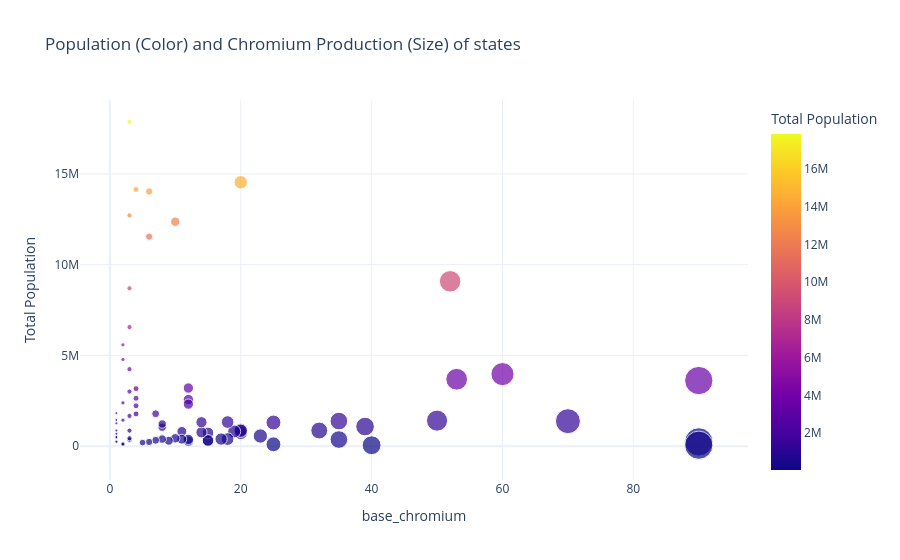

Write notebook code for a chart like this one.
### Code cell
query_top_chromium_states = """
SELECT 
    s.state_name,
    c.country_name AS owner_country,
    s.population,
    s.base_chromium 
FROM fact_state_1_14_5 s
JOIN dim_country c ON s.owner_tag = c.country_tag
WHERE s.base_chromium > 0
ORDER BY s.base_chromium DESC;
"""

df_state_chromium = pd.read_sql(query_top_chromium_states, engine)
fig_bubble = px.scatter(
    df_state_chromium.head(969),
    x="base_chromium",
    y="population",
    size="base_chromium",
    color="population",
    hover_name="state_name",
    hover_data={"owner_country": True, "base_chromium": True, "population": True},
    title="Population (Color) and Chromium Production (Size) of states",
    labels={
        "owner_country": "Owner Country",
        "base_tungsten": "Total Chromium Production",
        "population": "Total Population"
    },
    template="plotly_white"
)
fig_bubble.show()

### Figure 1 — Plotly figure (JSON) as saved in the notebook; plotly's stock layout.template omitted (floating-point values rounded to 4 significant figures)
{"data": [{"customdata": [["Cuba"], ["United Kingdom"], ["France"], ["Yugoslavia"], ["South Africa"], ["South Africa"], ["Japan"], ["Turkey"], ["Soviet Union"], ["Turkey"], ["United Kingdom"], ["Turkey"], ["Turkey"], ["Turkey"], ["Sweden"], ["Soviet Union"], ["Portugal"], ["Yugoslavia"], ["British Raj"], ["Soviet Union"], ["Turkey"], ["Soviet Union"], ["Soviet Union"], ["Soviet Union"], ["Soviet Union"], ["Soviet Union"], ["Sweden"], ["Kingdom of Greece"], ["Soviet Union"], ["France"], ["Soviet Union"], ["Soviet Union"], ["Soviet Union"], ["Kingdom of Greece"], ["Turkey"], ["Kingdom of Greece"], ["British Raj"], ["Soviet Union"], ["Soviet Union"], ["Soviet Union"], ["Soviet Union"], ["Soviet Union"], ["Kingdom of Greece"], ["Soviet Union"], ["British Raj"], ["France"], ["Soviet Union"], ["Soviet Union"], ["United Kingdom"], ["British Raj"], ["Chile"], ["Guatemala"], ["Australia"], ["United Kingdom"], ["Mongolia"], ["Second Brazilian Republic"], ["Second Brazilian Republic"], ["Guangxi Clique"], ["Guangxi Clique"], ["Guangxi Clique"], ["Guangxi Clique"], ["German Reich"], ["Czechoslovakia"], ["Tannu Tuva"], ["Haiti"], ["Sinkiang"], ["Italy"], ["Nepal"], ["Finland"], ["El Salvador"], ["Norway"], ["United Kingdom"], ["Nicaragua"], ["United States"], ["Honduras"], ["Dominican Republic"], ["Albania"], ["Albania"], ["Costa Rica"], ["Bulgaria"]], "hovertemplate": "<b>%{hovertext}</b><br><br>base_chromium=%{marker.size}<br>Total Population=%{marker.color}<br>Owner Country=%{customdata[0]}<extra></extra>", "hovertext": ["Cuba", "Bechuanaland", "New Caledonia", "Macedonia", "Natal", "Transvaal", "Kyushu", "Izmir", "Northern Urals", "Bursa", "Zambia", "Antalya", "Kayseri", "Afyon", "Norrbotten", "Zlatoust", "Santarém", "Montenegro", "Orissa", "Vladivostok", "Izmit", "Udmurtia", "Sochi", "Kabardino-Balkaria", "Akhtubinsk", "Kherson", "Västerbotten", "Epirus", "Stavropol", "Casablanca", "Murmansk", "Buryatia", "Alma-Ata", "Attica", "Ankara", "Thrace", "Mysore", "Semipalatinsk", "Khabarovsk", "Chita", "North Ossetia", "Orel", "Aegean Islands", "Tambov", "Hyderabad", "Tonkin", "Pavlodar", "Bodaybo", "Ghana", "Jabalpur", "Santiago", "Guatemala", "Victoria", "Cyprus", "Ulaanbaatar", "Bahia", "Goiás", "Nanning", "Guangzhou", "Guangxi", "Guangdong", "Thüringen", "Southern Slovakia", "Tannu Tuva", "Haiti", "Yarkand", "Piemonte", "Nepal", "Lappi", "El Salvador", "Vestlandet", "Scottish Highlands", "Nicaragua", "Idaho", "Honduras", "Dominican Republic", "Shkodër", "Albania", "Costa Rica", "Plovdiv"], "legendgroup": "", "marker": {"color": [3612323, 234286, 51939, 1375877, 3966994, 3684856, 9080071, 1403600, 48891, 1079169, 1381774, 363132, 859500, 1300128, 100344, 557357, 730603, 896593, 14537825, 842492, 808646, 1326552, 388464, 388464, 282590, 729252, 315490, 761829, 1318123, 3201622, 276088, 371346, 2566533, 2315323, 811273, 382967, 12363273, 429737, 295966, 1045585, 388464, 1220095, 322994, 1781755, 14030506, 11542072, 230491, 195563, 3167462, 14140340, 2638363, 1773162, 2222209, 348384, 436082, 4239068, 1664229, 6557996, 17856971, 8695802, 12715503, 3008882, 855343, 85104, 2382905, 1432446, 4771293, 5580595, 121886, 1439366, 485111, 248176, 683834, 445574, 860811, 1257533, 247234, 494470, 504471, 1817151], "coloraxis": "coloraxis", "size": [90.0, 90.0, 90.0, 70.0, 60.0, 53.0, 52.0, 50.0, 40.0, 39.0, 35.0, 35.0, 32.0, 25.0, 25.0, 23.0, 20.0, 20.0, 20.0, 20.0, 19.0, 18.0, 18.0, 17.0, 15.0, 15.0, 15.0, 14.0, 14.0, 12.0, 12.0, 12.0, 12.0, 12.0, 11.0, 11.0, 10.0, 10.0, 9.0, 8.0, 8.0, 8.0, 7.0, 7.0, 6.0, 6.0, 6.0, 5.0, 4.0, 4.0, 4.0, 4.0, 4.0, 3.0, 3.0, 3.0, 3.0, 3.0, 3.0, 3.0, 3.0, 3.0, 3.0, 2.0, 2.0, 2.0, 2.0, 2.0, 2.0, 1.0, 1.0, 1.0, 1.0, 1.0, 1.0, 1.0, 1.0, 1.0, 1.0, 1.0], "sizemode": "area", "sizeref": 0.225, "symbol": "circle"}, "mode": "markers", "name": "", "orientation": "v", "showlegend": false, "type": "scatter", "x": [90.0, 90.0, 90.0, 70.0, 60.0, 53.0, 52.0, 50.0, 40.0, 39.0, 35.0, 35.0, 32.0, 25.0, 25.0, 23.0, 20.0, 20.0, 20.0, 20.0, 19.0, 18.0, 18.0, 17.0, 15.0, 15.0, 15.0, 14.0, 14.0, 12.0, 12.0, 12.0, 12.0, 12.0, 11.0, 11.0, 10.0, 10.0, 9.0, 8.0, 8.0, 8.0, 7.0, 7.0, 6.0, 6.0, 6.0, 5.0, 4.0, 4.0, 4.0, 4.0, 4.0, 3.0, 3.0, 3.0, 3.0, 3.0, 3.0, 3.0, 3.0, 3.0, 3.0, 2.0, 2.0, 2.0, 2.0, 2.0, 2.0, 1.0, 1.0, 1.0, 1.0, 1.0, 1.0, 1.0, 1.0, 1.0, 1.0, 1.0], "xaxis": "x", "y": [3612323, 234286, 51939, 1375877, 3966994, 3684856, 9080071, 1403600, 48891, 1079169, 1381774, 363132, 859500, 1300128, 100344, 557357, 730603, 896593, 14537825, 842492, 808646, 1326552, 388464, 388464, 282590, 729252, 315490, 761829, 1318123, 3201622, 276088, 371346, 2566533, 2315323, 811273, 382967, 12363273, 429737, 295966, 1045585, 388464, 1220095, 322994, 1781755, 14030506, 11542072, 230491, 195563, 3167462, 14140340, 2638363, 1773162, 2222209, 348384, 436082, 4239068, 1664229, 6557996, 17856971, 8695802, 12715503, 3008882, 855343, 85104, 2382905, 1432446, 4771293, 5580595, 121886, 1439366, 485111, 248176, 683834, 445574, 860811, 1257533, 247234, 494470, 504471, 1817151], "yaxis": "y"}], "layout": {"coloraxis": {"colorbar": {"title": {"text": "Total Population"}}, "colorscale": [[0, "#0d0887"], [0.1111, "#46039f"], [0.2222, "#7201a8"], [0.3333, "#9c179e"], [0.4444, "#bd3786"], [0.5556, "#d8576b"], [0.6667, "#ed7953"], [0.7778, "#fb9f3a"], [0.8889, "#fdca26"], [1, "#f0f921"]]}, "legend": {"itemsizing": "constant", "tracegroupgap": 0}, "title": {"text": "Population (Color) and Chromium Production (Size) of states"}, "xaxis": {"anchor": "y", "domain": [0, 1], "title": {"text": "base_chromium"}}, "yaxis": {"anchor": "x", "domain": [0, 1], "title": {"text": "Total Population"}}}}
